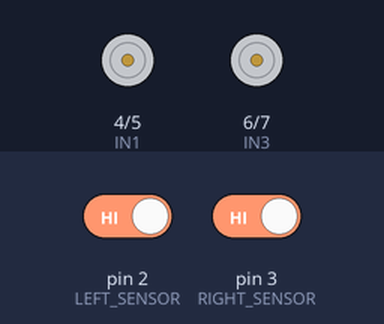
Bench run of a sketch on a simulated Arduino Uno, built with avr-gcc and run on an emulated ATmega328P. Shown: motor-driver pin pairs drawn as motors (green arrow = first pin HIGH = forward, orange = second pin HIGH = backward, longer = more drive, scaled by the enable pin). The inputs (shaded band) are chosen by the test bench; at power-on: pin 2 (LEFT_SENSOR) HIGH, pin 3 (RIGHT_SENSOR) HIGH.

Above: at 1.2 s.
1.3 s: pin 2 (LEFT_SENSOR) driven LOW
At 2.3 s:
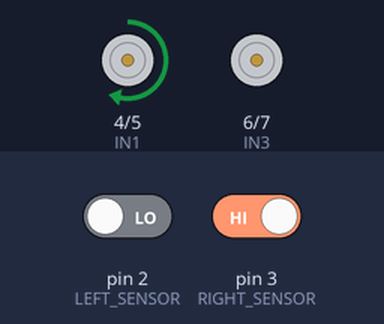
2.8 s: pin 3 (RIGHT_SENSOR) driven LOW
At 3.4 s:
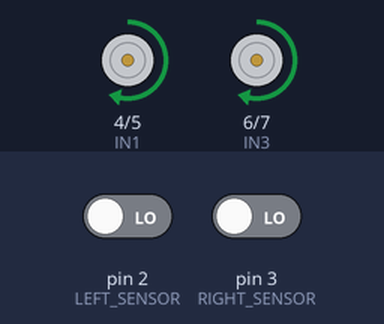
4.3 s: pin 2 (LEFT_SENSOR) driven HIGH
At 4.6 s:
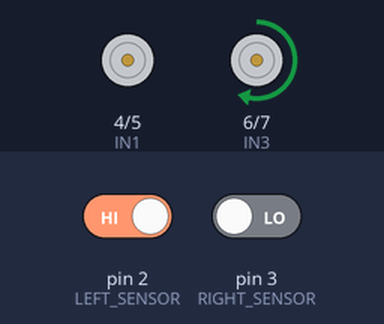
Timing chart, 0 to 7.3 s (numbered marks = the images above; inputs shaded):
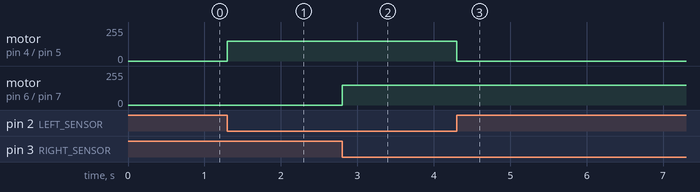

The sketch:

line_follower.ino.ino
```cpp
// IR Sensor Pins
#define LEFT_SENSOR 2
#define RIGHT_SENSOR 3

// Left Motors
#define IN1 4
#define IN2 5
#define ENA 9

// Right Motors
#define IN3 6
#define IN4 7
#define ENB 10

void setup() {
  // IR Sensors
  pinMode(LEFT_SENSOR, INPUT);
  pinMode(RIGHT_SENSOR, INPUT);

  // Motor Pins
  pinMode(IN1, OUTPUT);
  pinMode(IN2, OUTPUT);
  pinMode(ENA, OUTPUT);

  pinMode(IN3, OUTPUT);
  pinMode(IN4, OUTPUT);
  pinMode(ENB, OUTPUT);
}

// Motor control functions
void moveForward() {
  digitalWrite(IN1, HIGH);
  digitalWrite(IN2, LOW);
  analogWrite(ENA, 150); // Speed can be adjusted

  digitalWrite(IN3, HIGH);
  digitalWrite(IN4, LOW);
  analogWrite(ENB, 150);
}

void turnLeft() {
  digitalWrite(IN1, LOW);
  digitalWrite(IN2, LOW);
  analogWrite(ENA, 0);

  digitalWrite(IN3, HIGH);
  digitalWrite(IN4, LOW);
  analogWrite(ENB, 150);
}

void turnRight() {
  digitalWrite(IN1, HIGH);
  digitalWrite(IN2, LOW);
  analogWrite(ENA, 150);

  digitalWrite(IN3, LOW);
  digitalWrite(IN4, LOW);
  analogWrite(ENB, 0);
}

void stopBot() {
  digitalWrite(IN1, LOW);
  digitalWrite(IN2, LOW);
  digitalWrite(IN3, LOW);
  digitalWrite(IN4, LOW);
  analogWrite(ENA, 0);
  analogWrite(ENB, 0);
}

void loop() {
  int leftSensor = digitalRead(LEFT_SENSOR);
  int rightSensor = digitalRead(RIGHT_SENSOR);

  if (leftSensor == LOW && rightSensor == LOW) {
    // Both on black line
    moveForward();
  } else if (leftSensor == LOW && rightSensor == HIGH) {
    // Right on white, turn right
    turnRight();
  } else if (leftSensor == HIGH && rightSensor == LOW) {
    // Left on white, turn left
    turnLeft();
  } else {
    // Both on white, stop
    stopBot();
  }
}
```

Measured:
- after the input at 1.3 s, motor on pin 4 (IN1) / pin 5 (IN2): stopped → forward 150/255 at once
- after the input at 2.8 s, motor on pin 6 (IN3) / pin 7 (IN4): stopped → forward 150/255 at once
- after the input at 4.3 s, motor on pin 4 (IN1) / pin 5 (IN2): forward 150/255 → stopped at once
